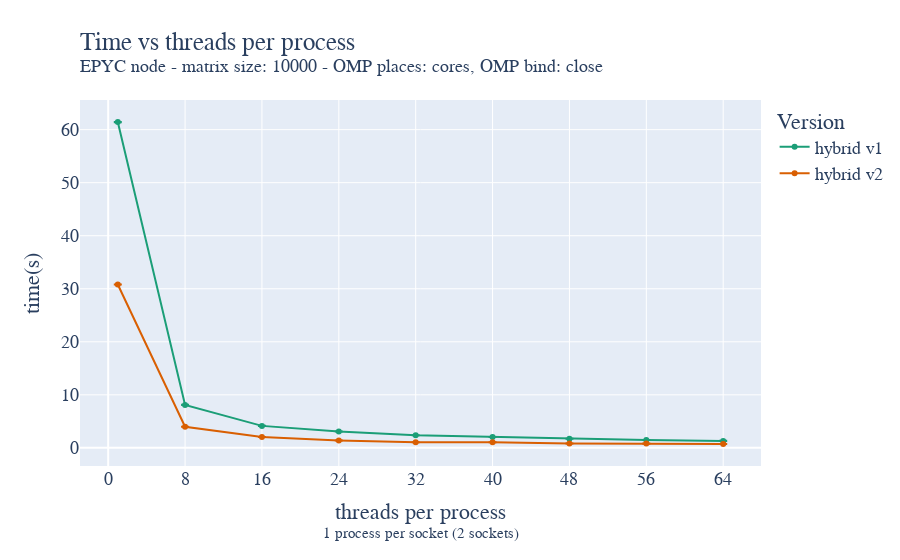

Here is the notebook cell this chart was saved with:
### Code cell
fig = go.Figure()

fig.add_trace(go.Scatter(x=strong_OMP_epyc_hybrid_static_small_grid_avg["nthreads_per_process"]["mean"][:9], y=strong_OMP_epyc_hybrid_static_small_grid_avg["time"]["mean"][:9], name='hybrid v1',
                         error_y=dict(
                             type="data",
                             array=strong_OMP_epyc_hybrid_static_small_grid_avg["time"]["std"][:9],
                             visible=True)))
fig.add_trace(go.Scatter(x=strong_OMP_epyc_hybrid_static_small_grid_avg["nthreads_per_process"]["mean"][9:], y=strong_OMP_epyc_hybrid_static_small_grid_avg["time"]["mean"][9:], name='hybrid v2',
                         error_y=dict(
                             type="data",
                             array=strong_OMP_epyc_hybrid_static_small_grid_avg["time"]["std"][9:],
                             visible=True)))
fig.update_layout(
    title=go.layout.Title(
        text="Time vs threads per process<br><sup>EPYC node - matrix size: 10000 - OMP places: cores, OMP bind: close</sup>",
        xref="paper",
        x=0,
    ),
    xaxis_title="threads per process<br><sup>1 process per socket (2 sockets)</sup>",
    xaxis = dict(
        tickmode = 'linear',
        tick0 = '0',
        dtick = '8'
    ),
    yaxis_title="time(s)",
    legend_title="Version",
    font=dict(
        family="Courier New, monospace",
        size=18,
    ),
    colorway=["#1b9e77","#d95f02","#7570b3"],
)
fig.show()
fig.write_image("/home/andres/hpc/Foundations_of_HPC_2022/Assignment/my_assignment/report/images/strong_OMP_epyc_hybrid_small_grid.pdf", height=500, width=1000)

### Figure 1 — Plotly figure (JSON) as saved in the notebook; plotly's stock layout.template omitted (floating-point values rounded to 4 significant figures)
{"data": [{"error_y": {"array": [0.02451, 0.01486, 0.009419, 0.006225, 0.0057, 0.006751, 0.01121, 0.005121, 0.007419], "type": "data", "visible": true}, "name": "hybrid v1", "type": "scatter", "x": [1, 8, 16, 24, 32, 40, 48, 56, 64], "y": [61.43, 8.093, 4.146, 3.086, 2.384, 2.065, 1.725, 1.499, 1.312]}, {"error_y": {"array": [0.0073, 0.005898, 0.007828, 0.008934, 0.007409, 0.009952, 0.007586, 0.01018, 0.008921], "type": "data", "visible": true}, "name": "hybrid v2", "type": "scatter", "x": [1, 8, 16, 24, 32, 40, 48, 56, 64], "y": [30.8, 3.983, 2.041, 1.402, 1.069, 1.072, 0.8338, 0.8013, 0.7393]}], "layout": {"colorway": ["#1b9e77", "#d95f02", "#7570b3"], "font": {"family": "Courier New, monospace", "size": 18}, "legend": {"title": {"text": "Version"}}, "title": {"text": "Time vs threads per process<br><sup>EPYC node - matrix size: 10000 - OMP places: cores, OMP bind: close</sup>", "x": 0, "xref": "paper"}, "xaxis": {"dtick": "8", "tick0": "0", "tickmode": "linear", "title": {"text": "threads per process<br><sup>1 process per socket (2 sockets)</sup>"}}, "yaxis": {"title": {"text": "time(s)"}}}}
